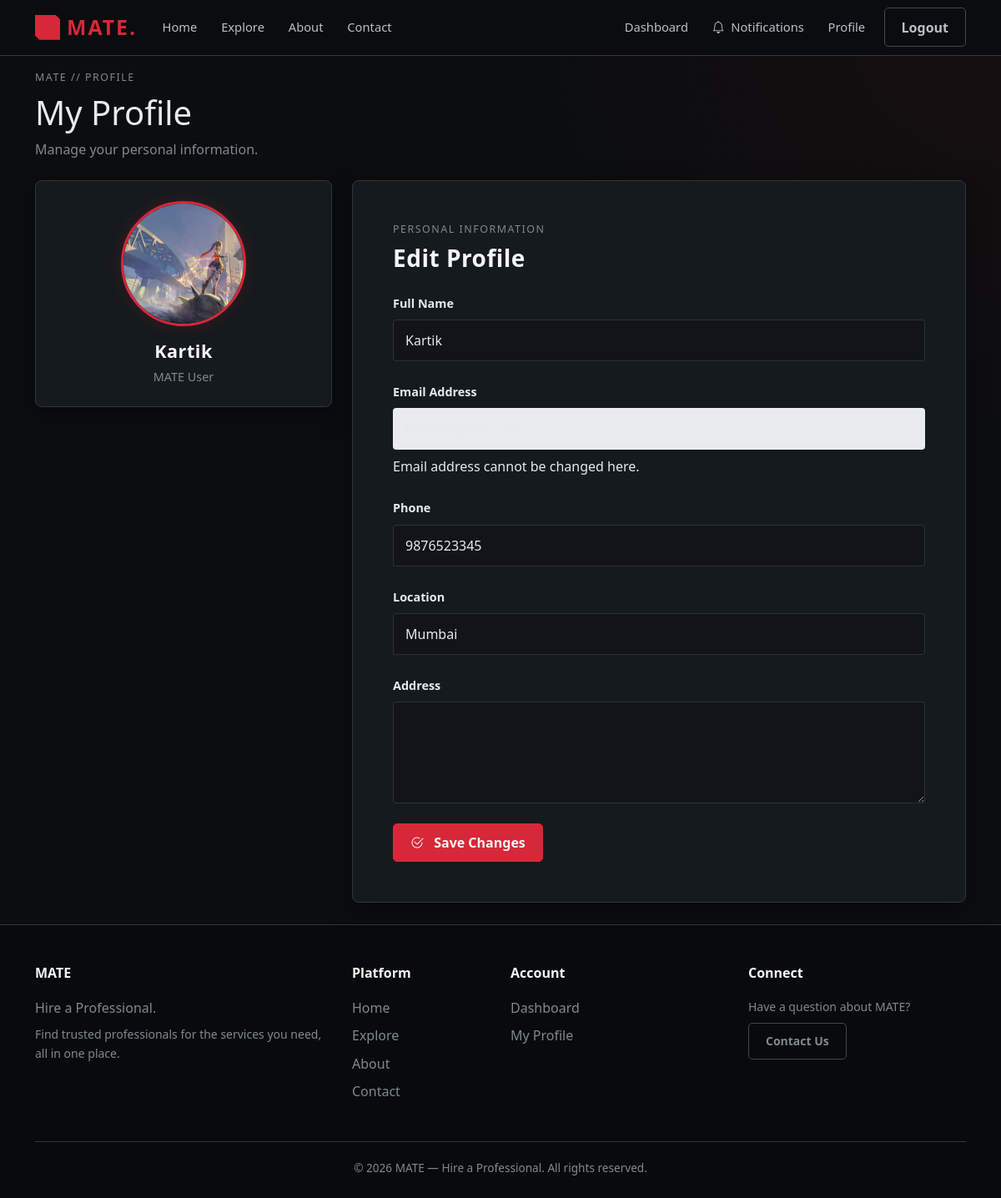
/user/profile (signed in), run on the app's committed database.
### tables this page shows
CREATE TABLE users (

            id INTEGER PRIMARY KEY AUTOINCREMENT,

            full_name TEXT NOT NULL,

            email TEXT NOT NULL UNIQUE,

            phone TEXT,

            password TEXT NOT NULL,

            location TEXT,

            address TEXT,

            profile_photo TEXT,

            role TEXT NOT NULL DEFAULT 'user',

            created_at TIMESTAMP DEFAULT (datetime('now', '+5 hours', '+30 minutes'))

        , date_of_birth TEXT, aadhaar_number TEXT, account_status TEXT DEFAULT 'active', ban_until TEXT, ban_reason TEXT);

### app.py (the view, shortened to what this page needs)
@app.route("/user/profile", methods=["GET", "POST"])
def user_profile():
    if "user_id" not in session:
        return redirect(
            url_for("login")
        )
    connection = get_db_connection()
    try:
        user = connection.execute(
            """
            SELECT *
            FROM users
            WHERE id = ?
            """,
            (session["user_id"],)
        ).fetchone()
    finally:
        connection.close()
    if user is None:
        session.clear()
        return redirect(
            url_for("login")
        )
    return render_template(
        "user_profile.html",
        user=user
    )

### app.py (called while the page is built)
def get_db_connection():
    connection = sqlite3.connect(
        DATABASE
    )
    connection.row_factory = sqlite3.Row
    connection.execute(
        "PRAGMA foreign_keys = ON"
    )
    return connection

@app.context_processor
def inject_user():
    return {
        "logged_in": "user_id" in session,
        "current_user_id":
            session.get("user_id"),
        "current_user_role":
            session.get("role"),
        "current_user_name":
            session.get("full_name"),
        "current_year":
            datetime.now().year
    }

### templates/user_profile.html (shortened to what this page needs)
{% extends "base.html" %}
{% block content %}
<section class="dashboard-section">
    <div class="container">
        <div class="mb-4">
            <div class="mate-label mb-2">
                MATE // PROFILE
            </div>
            <h1 class="dashboard-title">
                My Profile
            </h1>
            <p class="text-muted-mate">
                Manage your personal information.
            </p>
        </div>
        <div class="row g-4">
<div class="col-lg-4">
    <div class="mate-card p-4 text-center profile-card">
        {% if user.profile_photo %}
            <img
                src="{{ url_for(
                    'static',
                    filename='uploads/user/' + user.profile_photo
                ) }}"
                alt="{{ user.full_name }}"
                class="profile-image-large mb-3"
            >
        {% else %}
            <div class="profile-image-large profile-page-placeholder mb-3">
                <i class="bi bi-person"></i>
            </div>
        {% endif %}
        <h4 class="mate-heading profile-name">
            {{ user.full_name }}
        </h4>
        <p class="text-muted-mate profile-role">
            MATE User
        </p>
    </div>
</div>
            <div class="col-lg-8">
                <div class="mate-card p-4 p-md-5">
                    <div class="mate-label mb-2">
                        PERSONAL INFORMATION
                    </div>
                    <h3 class="mate-heading mb-4">
                        Edit Profile
                    </h3>
                    <form
                        method="POST"
                        action="{{ url_for('user_profile') }}"
                    >
                        <div class="mb-4">
                            <label
                                for="full_name"
                                class="form-label mate-form-label"
                            >
                                Full Name
                            </label>
                            <input
                                type="text"
                                class="form-control mate-input"
                                id="full_name"
                                name="full_name"
                                value="{{ user.full_name }}"
                                required
                            >
                        </div>
                        <div class="mb-4">
                            <label
                                class="form-label mate-form-label"
                            >
                                Email Address
                            </label>
                            <input
                                type="email"
                                class="form-control mate-input"
                                value="{{ user.email }}"
                                disabled
                            >
                            <div class="mate-form-help mt-2">
                                Email address cannot be changed here.
                            </div>
                        </div>
                        <div class="mb-4">
                            <label
                                for="phone"
                                class="form-label mate-form-label"
                            >
                                Phone
                            </label>
                            <input
                                type="text"
                                class="form-control mate-input"
                                id="phone"
                                name="phone"
                                value="{{ user.phone or '' }}"
                            >
                        </div>
                        <div class="mb-4">
                            <label
                                for="location"
                                class="form-label mate-form-label"
                            >
                                Location
                            </label>
                            <input
                                type="text"
                                class="form-control mate-input"
                                id="location"
                                name="location"
                                value="{{ user.location or '' }}"
                            >
                        </div>
                        <div class="mb-4">
                            <label
                                for="address"
                                class="form-label mate-form-label"
                            >
                                Address
                            </label>
                            <textarea
                                class="form-control mate-input"
                                id="address"
                                name="address"
                                rows="4"
                            >{{ user.address or '' }}</textarea>
                        </div>
                        <button
                            type="submit"
                            class="btn btn-mate"
                        >
                            <i class="bi bi-check2-circle me-2"></i>
                            Save Changes
                        </button>
                    </form>
                </div>
            </div>
        </div>
    </div>
</section>
<br>
{% endblock %}

### static/css/style.css (style rules this page uses)
:root { --mate-bg: #0b0d0f; --mate-bg-secondary: #101418; --mate-surface: #151a1e; --mate-surface-light: #1c2227; --mate-border: #30373d; --mate-border-light: #414950; --mate-gray: #7f898f; --mate-light-gray: #b9c0c5; --mate-text: #e7eaec; --mate-white: #f5f6f7; --mate-red: #d62839; --mate-red-light: #ef4354; --mate-red-dark: #a91f2d; --mate-success: #38b879; --mate-warning: #e0a83e; --mate-danger: #d62839; --mate-info: #62a9c7; --mate-shadow: 0 10px 30px rgba(0, 0, 0, 0.35); --mate-shadow-red: 0 0 20px rgba(214, 40, 57, 0.18); --mate-radius: 8px; --mate-radius-small: 5px; --mate-transition: 0.25s ease; }
* { margin: 0; padding: 0; box-sizing: border-box; }
html { scroll-behavior: smooth; }
body { background: radial-gradient( circle at top right, rgba(214, 40, 57, 0.06), transparent 30% ), var(--mate-bg); color: var(--mate-text); font-family: "Segoe UI", Arial, Helvetica, sans-serif; line-height: 1.6; min-height: 100vh; }
img { max-width: 100%; display: block; }
button, input, select, textarea { font: inherit; }
.text-muted-mate { color: var(--mate-gray) !important; }
.mate-heading { color: var(--mate-white); font-weight: 700; letter-spacing: 0.5px; }
.mate-label { color: var(--mate-gray); font-size: 0.78rem; text-transform: uppercase; letter-spacing: 1.5px; }
.btn-mate { background: var(--mate-red); border: 1px solid var(--mate-red); color: var(--mate-white); font-weight: 600; border-radius: var(--mate-radius-small); padding: 0.65rem 1.25rem; transition: background var(--mate-transition), border-color var(--mate-transition), transform var(--mate-transition), box-shadow var(--mate-transition); }
.mate-card { background: var(--mate-surface); border: 1px solid var(--mate-border); border-radius: var(--mate-radius); color: var(--mate-text); box-shadow: var(--mate-shadow); transition: transform var(--mate-transition), border-color var(--mate-transition), box-shadow var(--mate-transition); }
.profile-image-large { width: 150px; height: 150px; display: block; margin: 0 auto 15px; border-radius: 50%; object-fit: cover; border: 3px solid var(--mate-red); box-shadow: var(--mate-shadow-red); }
.mate-form-label { color: var(--mate-light-gray); font-size: 0.9rem; font-weight: 600; margin-bottom: 0.4rem; }
.mate-input, .mate-select, .mate-textarea { width: 100%; background: var(--mate-bg-secondary); border: 1px solid var(--mate-border); color: var(--mate-text); border-radius: var(--mate-radius-small); padding: 0.7rem 0.85rem; transition: border-color var(--mate-transition), box-shadow var(--mate-transition); }
.mate-input::placeholder, .mate-textarea::placeholder { color: #626b71; }
.mate-form-label { color: var(--mate-text); font-weight: 600; margin-bottom: 8px; }
.mate-input { background: #111418; border: 1px solid rgba(255, 255, 255, 0.12); color: var(--mate-text); border-radius: 4px; padding: 12px 14px; }
.mate-input::placeholder { color: #697078; }
.mate-form-help { color: var(--mate-text-muted); }
.profile-card { display: flex; flex-direction: column; align-items: center; justify-content: center; }
.profile-card .profile-image-large { display: block; margin: 0 auto 15px; }
.profile-name { width: 100%; margin: 0; font-size: 1.35rem; font-weight: 600; line-height: 1.3; overflow-wrap: anywhere; }
.profile-role { margin-top: 5px; margin-bottom: 0; font-size: 0.9rem; }

### data on the page
users: profile_photo (picture), full_name "Kartik", email "kartik@gmail.com", phone "9876523345", location "Mumbai"

### other printed values
{{ current_year if current_year else 2026 }} "2026"
